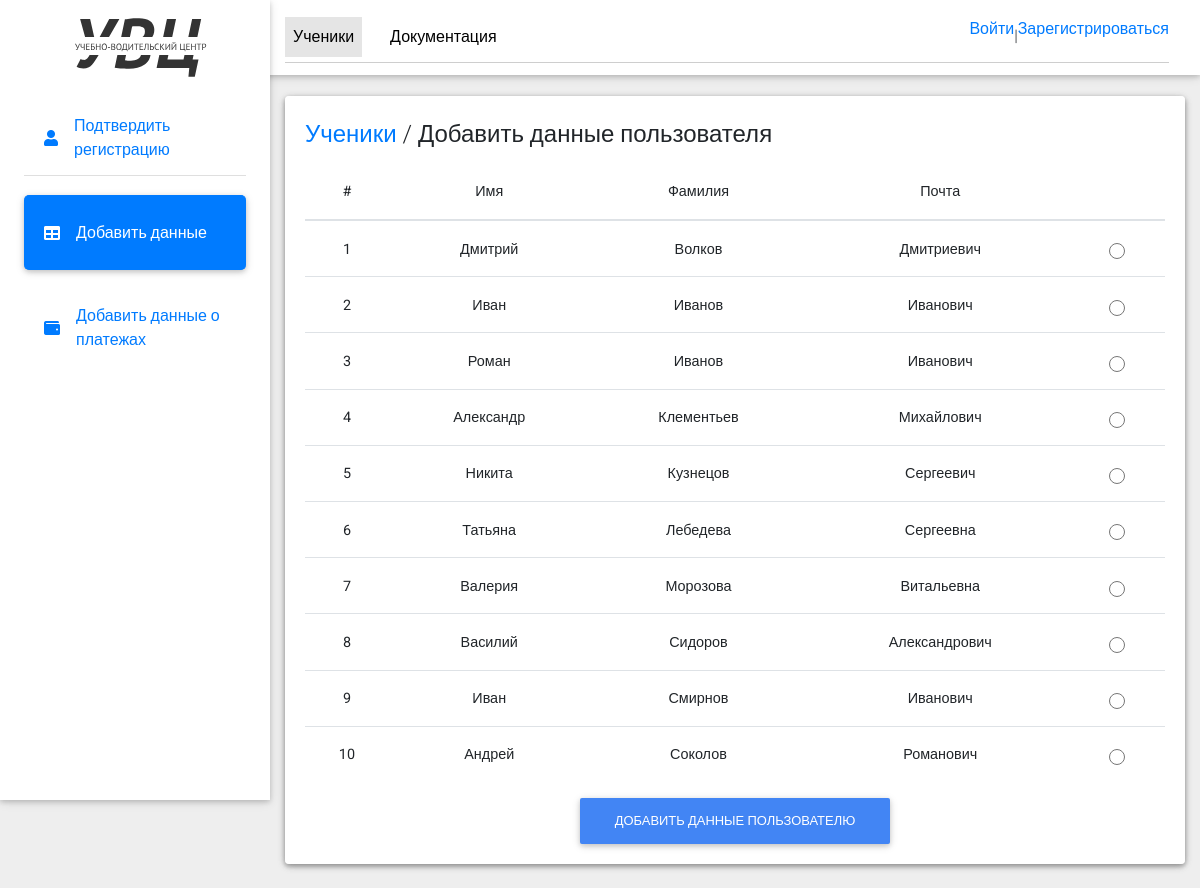
The page /users/user_profile/manager_add_users_data/ on the database its author committed.
### users/models.py (models this page shows)
class User(AbstractUser):
    email = models.EmailField(
        _('email address'),
        unique=True,
    )
    email_verify = models.BooleanField(default=False)
    surname = models.CharField(max_length=255, blank=True, null=True)
    phone = models.CharField(max_length=255, blank=True, null=True)
    USERNAME_FIELD = 'email'
    REQUIRED_FIELDS = []

### users/views.py (the view)
# urls.py: path('user_profile/manager_add_users_data/', manager_add_users_data, name='manager_add_users_data'),
def manager_add_users_data(request):
    group = Group.objects.get(id=2)
    users = User.objects.filter(email_verify=True, groups=group).order_by('last_name')
    return render(request, 'manager_add_users_data.html', {'users': users})

### templates/manager_add_users_data.html (shortened to what this page needs)
{% load static %}
<!DOCTYPE html>
<html lang="en">
<head>
  <link rel="stylesheet" href="https://use.fontawesome.com/releases/v5.11.2/css/all.css">
  <link rel="stylesheet" href="{% static 'css/bootstrap.min.css' %}">
  <link rel="stylesheet" href="{% static 'css/mdb.min.css' %}">
  <link rel="stylesheet" href="{% static 'css/style.css' %}">
</head>
<body class="grey lighten-3">
  <header>
    <nav class="navbar fixed-top navbar-expand-lg navbar-light white scrolling-navbar">
      <div class="container-fluid">
        <div class="collapse navbar-collapse" id="navbarContent">
          <ul class="navbar-nav">
            <li class="nav-item active">
              <a class="nav-link waves-effect" aria-current="page"  href="/users/user_profile/manager_dashboard/">Ученики</a>
            </li>
            <li class="nav-item">
              <a href="/users/user_profile/manager_documents/" class="nav-link waves-effect">Документация</a>
            </li>
            <li class="nav-item nav-item-logout">
              {% if user.is_authenticated %}
                  <a href="{% url 'logout' %}" class="nav-link img-exit">Выйти</a>
              {% else %}
                  <a href="{% url 'login' %}" class="nav-login" >Войти </a>|<a href="{% url 'register' %}" class="nav-login" > Зарегистрироваться</a>
              {% endif %}
            </li>
          </ul>
        </div>
      </div>
    </nav>
    <div class="sidebar-fixed position-fixed">
      <a href="" class="logo-wrapper">
        <img src="{% static 'img/logo.svg' %}" alt="logo" class="img-fluid logo">
      </a>
      <div class="list-group list-group-flush">
        <a href="/users/user_profile/manager_dashboard/" class="list-group-item waves-effect">
          <i class="fa fa-user mr-3"></i> Подтвердить регистрацию
        </a>
        <a href="/users/user_profile/manager_add_users_data/" class="list-group-item waves-effect active">
          <i class="fa fa-table mr-3"></i> Добавить данные
        </a>
        <a href="/users/user_profile/manager_add_users_payments/" class="list-group-item waves-effect">
          <i class="fa fa-wallet mr-3"></i> Добавить данные о платежах
        </a>
      </div>
    </div>
  </header>
  <main class="pt-5 max-lg-5">
    <div class="container-fluid mt-5">
        <div class="card mb-4 wow fadeIn">
            <div class="card body d-sm-flex justify-content-between card-manager">
                <h4 class="mb-2 mb-sm-0 pt-1 card-title">
                    <a href="#">Ученики</a>
                    <span> / </span>
                    <span>Добавить данные пользователя</span>
                </h4>
                <table class="table">
                    <thead>
                        <tr>
                            <th scope="col">#</th>
                            <th scope="col">Имя</th>
                            <th scope="col">Фамилия</th>
                            <th scope="col">Почта</th>
                            <th scope="col"></th>
                        </tr>
                    </thead>
                    <tbody>
                        {% for user in users %}
                            <tr>
                                <th scope="row">{{ forloop.counter }}</th>
                                <td>{{ user.first_name }}</td>
                                <td>{{ user.last_name }}</td>
                                <td>{{ user.surname }}</td>
                                <td>
                                    <div class="form-check">
                                      <input class="form-check-input" type="radio" name="flexRadioDefault" id="flexRadioDefault{{ user.id }}" data-user-id="{{ user.id }}">
                                    </div>
                                </td>
                            </tr>
                        {% endfor %}
                    </tbody>
                </table>
                {% if users %}
                  <a class="btn btn-primary btn-users" href="{% url 'add_user_data' user.id %}" id="addUserDataBtn" data-user-id="{{ user.id }}">Добавить данные пользователю</a>
                {% else %}
                    <p>No users found.</p>
                {% endif %}
            </div>
        </div>
    </div>
  </main>
</body>
</html>

### static/css/style.css (style rules this page uses)
.navbar { z-index: 0; }
.sidebar-fixed { height: 100vh; width: 270px; box-shadow: 0 2px 5px 0 rgba(0,0,0,0.16), 0 2px 10px 0 rgba(0,0,0,0.12); z-index: 10; background-color: #fff; padding: 1.5rem; padding-top: 0; }
.sidebar-fixed .list-group .active { box-shadow: 0 2px 5px 0 rgba(0,0,0,0.16), 0 2px 10px 0 rgba(0,0,0,0.12); border-radius: 5px; }
.sidebar-fixed .logo-wrapper { padding: 2.5rem; }
.sidebar-fixed .logo-wrapper img { min-height: 50px; }
.navbar-nav { position: relative; display: flex; border-bottom: 1.5px solid rgb(206 206 206); padding: 5px 0; width: 100%; }
table.table th, table.table td { text-align: center; }
.nav-item:not(:last-child) { margin-right: 20px; justify-content: space-between; }
.nav-item:last-child { margin-left: auto; }
.logo { padding: 10px 0; }
.list-group-item { margin-bottom: 20px; min-height: 75px; display: flex !important; align-items: center !important; }
.card-manager { padding: 20px; }
.card-title { padding-bottom: 15px; }
.btn-users { max-width: 400px; margin: 0 auto; display: flex; }
input[type=checkbox], input[type=radio] { height: 16px !important; width: 16px !important; }
@media (min-width: 1200px) { .navbar, .page-footer, main { padding-left: 270px; } }

### rows shown on the page
User: first_name "Дмитрий", last_name "Волков", surname "Дмитриевич"
User: first_name "Иван", last_name "Иванов", surname "Иванович"
User: first_name "Роман", last_name "Иванов", surname "Иванович"
User: first_name "Александр", last_name "Клементьев", surname "Михайлович"
User: first_name "Никита", last_name "Кузнецов", surname "Сергеевич"
User: first_name "Татьяна", last_name "Лебедева", surname "Сергеевна"
User: first_name "Валерия", last_name "Морозова", surname "Витальевна"
User: first_name "Василий", last_name "Сидоров", surname "Александрович"
User: first_name "Иван", last_name "Смирнов", surname "Иванович"
User: first_name "Андрей", last_name "Соколов", surname "Романович"
